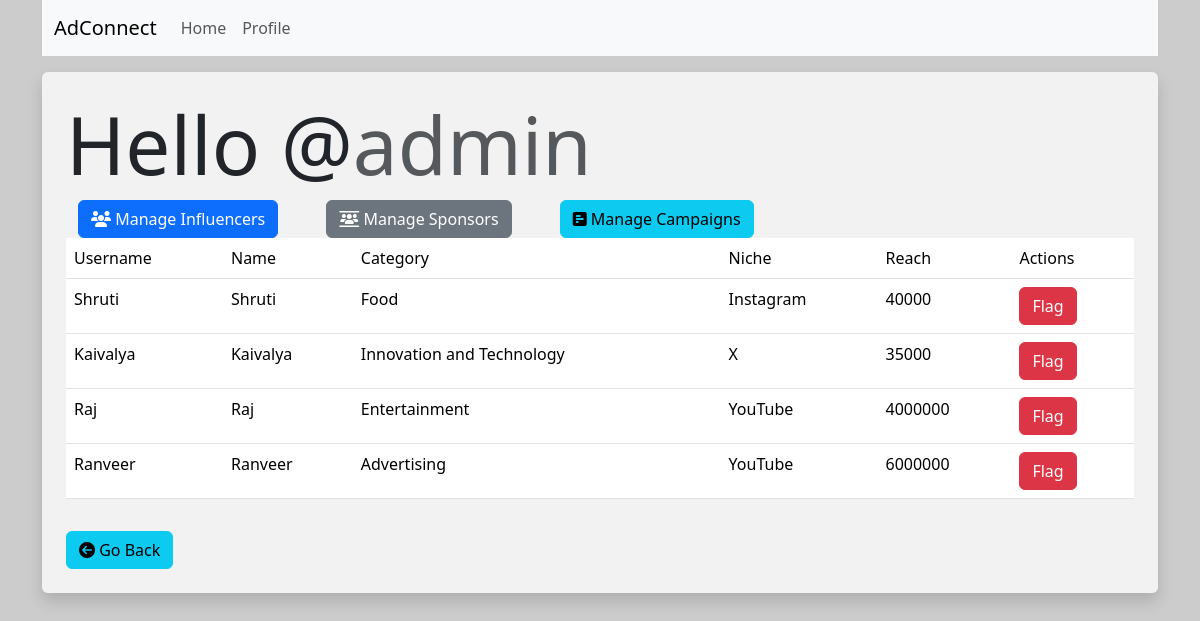
The page /admin/manage_influencers (signed in) on the database its author committed.
### models.py (models this page shows)
class Admin(db.Model):
    __tablename__ = 'admins'
    id = db.Column(db.Integer, primary_key=True)
    username = db.Column(db.String(128), unique=True,nullable=False)
    passhash = db.Column(db.String(256),nullable=False)
    name = db.Column(db.String(64),nullable=True)
    flags = db.relationship('Flag', back_populates='admin')

class Influencer(db.Model):
    __tablename__ = 'influencers'
    id = db.Column(db.Integer, primary_key=True)
    username = db.Column(db.String(128),unique=True,nullable=False)
    passhash = db.Column(db.String(256),nullable=False)
    name = db.Column(db.String(64),nullable=True)
    category = db.Column(db.String(128),nullable=False)
    niche = db.Column(db.String(128),nullable=False)
    reach = db.Column(db.Integer)
    ad_requests = db.relationship('AdRequest', back_populates='influencer')

### routes.py (the view)
@app.route("/admin/manage_influencers")
@admin_required
def manage_influencers():
    admin=Admin.query.get(session['id'])
    influencers = Influencer.query.all()
    flagged_influencers = Flag.query.filter_by(entity_type='influencer').all()
    flagged_influencer_ids = {flag.entity_id for flag in flagged_influencers}
    return render_template('/admin/manage_influencers.html', influencers = influencers, admin=admin,flagged_influencer_ids = flagged_influencer_ids)

### routes.py (called while the page is built)
def admin_required(inner_func):
    @wraps(inner_func)
    def decorated_func(*args, **kwargs):
        if session.get("id"):
            if session.get("user_type") == "admin":
                return inner_func(*args, **kwargs)
            else:
                flash("Error : You are not authorized to access this page")
                return redirect(url_for('index'))
        else:
            flash("Error : Please log in to continue")
            return redirect(url_for('login'))
    return decorated_func

### templates/admin/manage_influencers.html (shortened to what this page needs)
{% extends 'layout.html' %}
{% block content %}
    <div class="p-4 bg-white bg-opacity-75 rounded shadow mt-3">
        <h1 class="display-1">Hello @<span class="text-muted">{{  admin.username  }}</span></h1>
        <div class=" container d-flex gap-5">
            <a href="{{ url_for('manage_influencers') }}" class="btn btn-primary"><i class="fa-solid fa-users"></i> Manage Influencers</a>
            <a href="{{ url_for('manage_sponsors') }}" class="btn btn-secondary"><i class="fa-solid fa-users-between-lines"></i> Manage Sponsors</a>
            <a href="{{ url_for('manage_campaigns') }}" class="btn btn-info"><i class="fa-solid fa-square-poll-horizontal"></i> Manage Campaigns</a>
        </div>
        <table class="table table-hover">
            <thead>
                <tr>
                    <td>Username</td>
                    <td>Name</td>
                    <td>Category</td>
                    <td>Niche</td>
                    <td>Reach</td>
                    <td>Actions</td>
                </tr>
            </thead>
            <tbody>
                {% for influencer in influencers %}
                    <tr>
                        <td>{{influencer.username}}</td>
                        <td>{{influencer.name}}</td>
                        <td>{{influencer.category}}</td>
                        <td>{{influencer.niche}}</td>
                        <td>{{influencer.reach}}</td>
                        <td>
                            {% if influencer.id in flagged_influencer_ids %}
                                <form action="{{url_for('unflag_entity',entity_type='influencer', entity_id=influencer.id, admin_id = admin.id)}}" class="form" method="post">
                                    <button type="submit" class="btn btn-success"> Unflag </button>
                                </form>
                            {% else %}
                                <form action="{{url_for('flag_entity',entity_type='influencer', entity_id=influencer.id, admin_id = admin.id)}}" class="form" method="post">
                                    <button type="submit" class="btn btn-danger"> Flag </button>
                                </form>
                            {% endif %}
                        </td>
                    </tr>
                {% endfor %}
            </tbody>
        </table>
        <div class="form-group p-2"></div>
            <a href="{{ url_for('admin_home') }}" class="btn btn-info"><i class="fa fa-arrow-circle-left"></i> Go Back</a>
        </div>
    </div>
{% endblock %}

### templates/layout.html (style rules this page uses)
body { background-image: url('https://picsum.photos/1920/1080'); background-size: cover; background-repeat: no-repeat; background-attachment: fixed; }

### rows shown on the page
Admin: username "admin"
Influencer: username "Shruti", name "Shruti", category "Food", niche "Instagram", reach "40000"
Influencer: username "Kaivalya", name "Kaivalya", category "Innovation and Technology", niche "X", reach "35000"
Influencer: username "Raj", name "Raj", category "Entertainment", niche "YouTube", reach "4000000"
Influencer: username "Ranveer", name "Ranveer", category "Advertising", niche "YouTube", reach "6000000"
